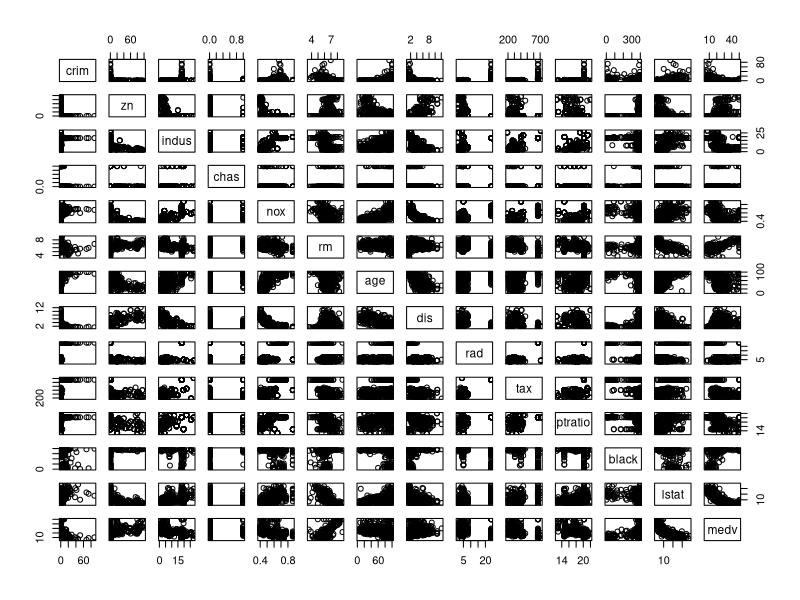
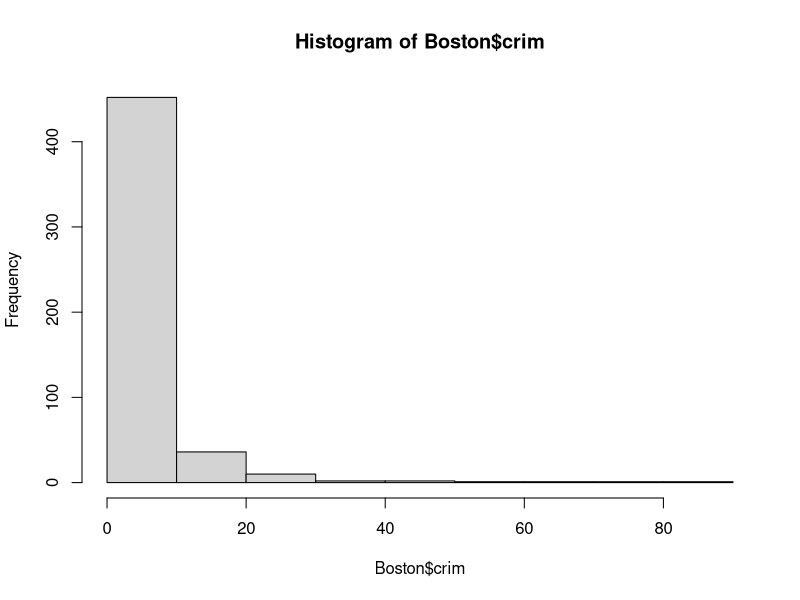
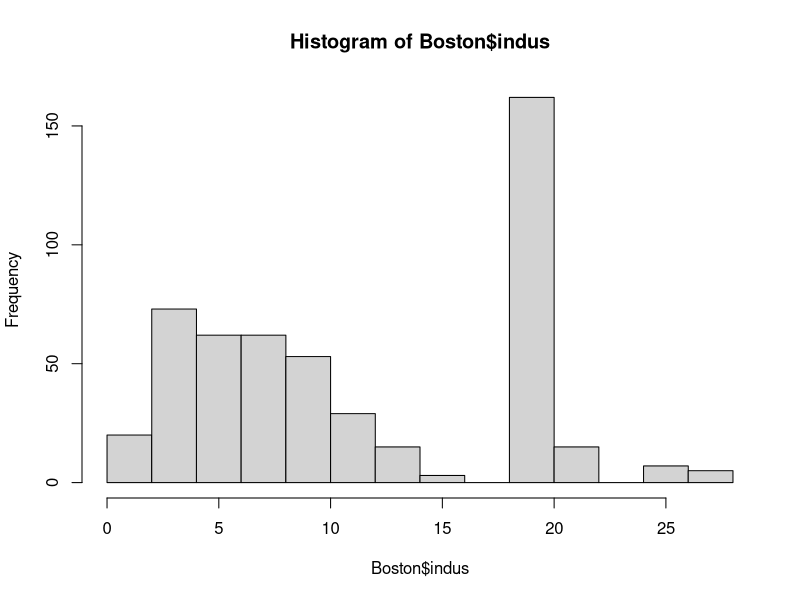
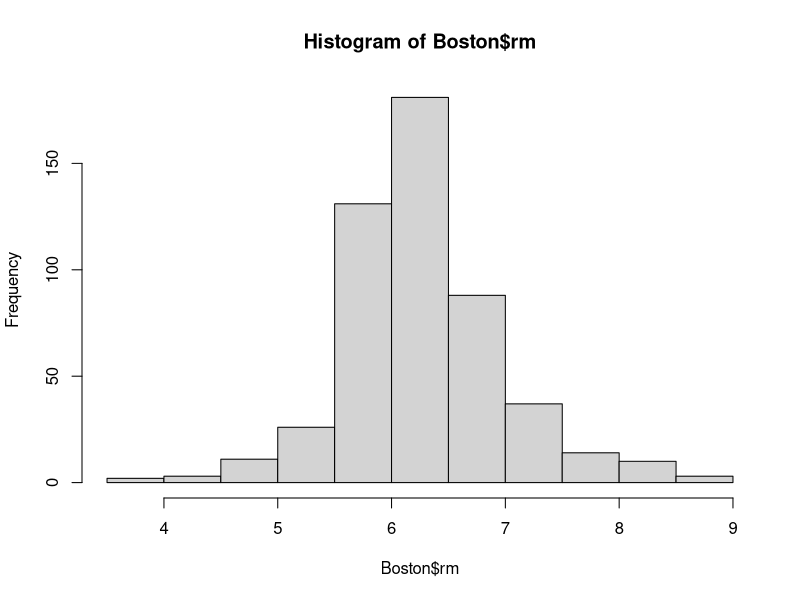
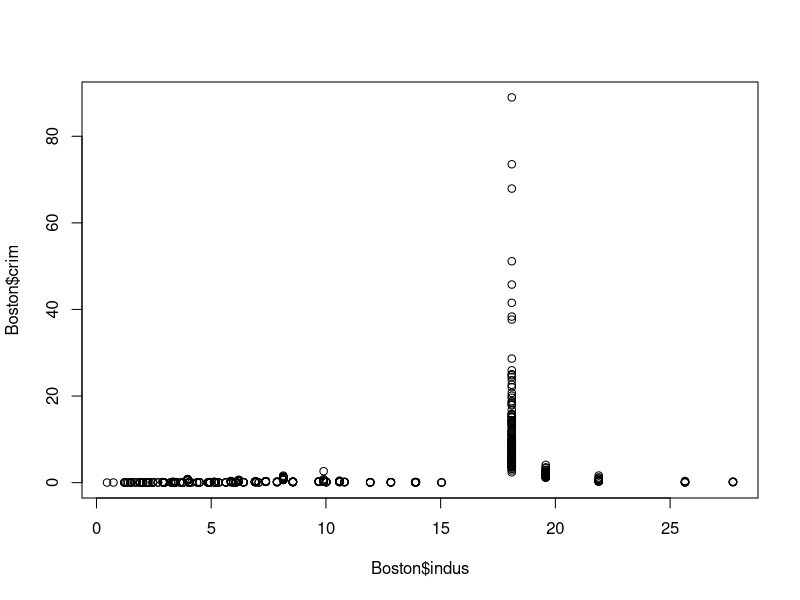
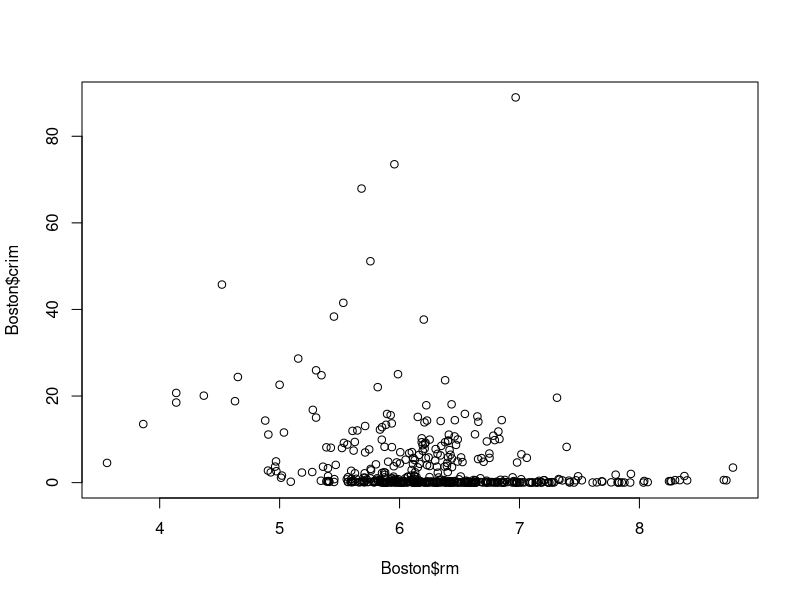
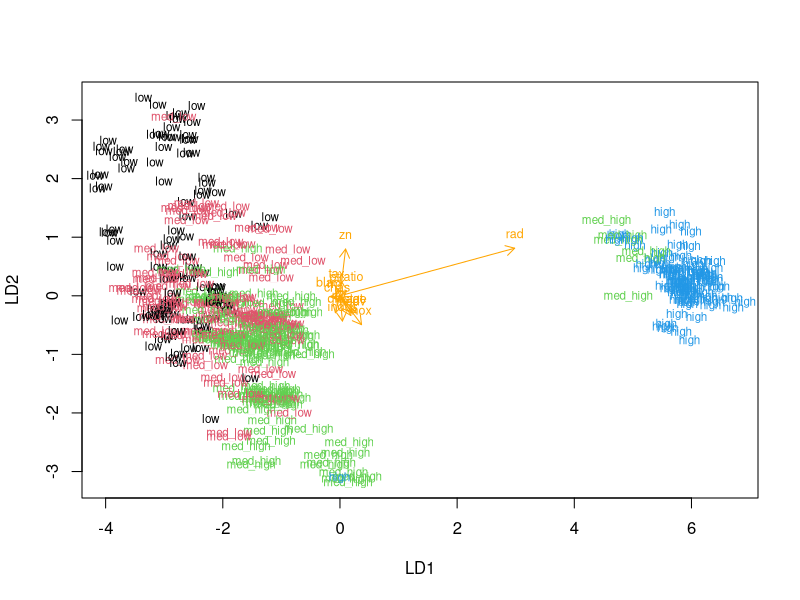
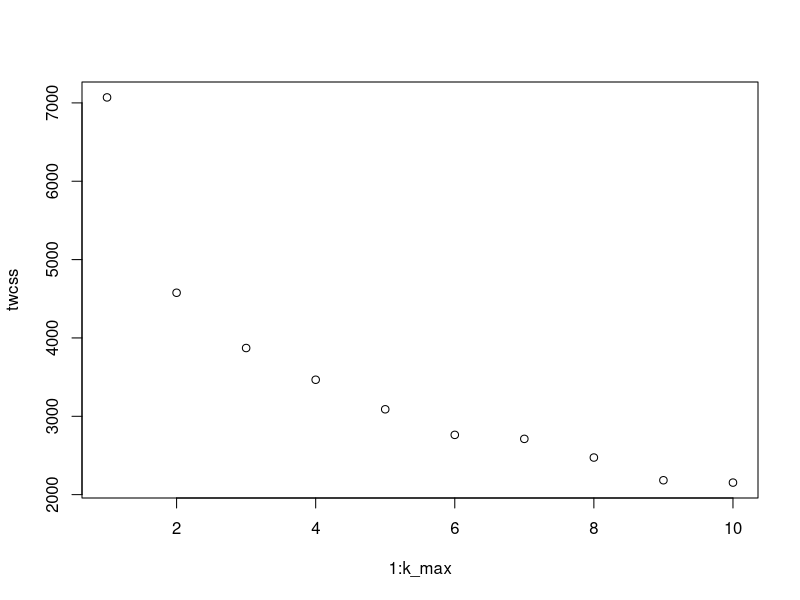

Write the R code that produced these figures, in order.
## ---- chunk 1
knitr::opts_chunk$set(echo = TRUE)
## ---- chunk 2
library(MASS)
data(Boston)
str(Boston)
dim(Boston)
## ---- chunk 3
pairs(Boston)
summary(Boston)
hist(Boston$crim)
hist(Boston$indus)
hist(Boston$rm)
plot(Boston$indus, Boston$crim)
plot(Boston$rm, Boston$crim)

## ---- chunk 4
boston_scaled<-scale(Boston)
summary(boston_scaled) #Now the mean of the variables is 0 and standard deviation is 1.
class(boston_scaled)
boston_scaled<-as.data.frame(boston_scaled)
## ---- chunk 5
summary(boston_scaled$crim)
bins<-quantile(boston_scaled$crim)
crime<-cut(boston_scaled$crim,breaks = bins,include.lowest = TRUE,labels = c("low","med_low","med_high", "high"))
table(crime)
library(dplyr)
boston_scaled<-select(boston_scaled, -crim)
boston_scaled<-data.frame(boston_scaled,crime)
## ---- chunk 6
n<-nrow(boston_scaled)
ind<-sample(n,size = n*0.8)
train<-boston_scaled[ind, ]
test<-boston_scaled[-ind, ]
## ---- chunk 7
lda.fit<-lda(crime~.,data=train)
lda.fit
## ---- chunk 8
lda.arrows<-function(x,myscale=1,arrow_heads=0.1, color="orange",tex=0.75,choices=c(1,2)){
  heads<-coef(x)
  arrows(x0=0,y0=0,
         x1=myscale*heads[,choices[1]],
         y1=myscale*heads[,choices[2]],col = color, length = arrow_heads)
  text(myscale*heads[,choices],labels=rownames(heads),
       cex = tex,col = color,pos = 3)
}
classes=as.numeric(train$crime)
plot(lda.fit,dimen=2,col=classes,pch=classes)
lda.arrows(lda.fit,myscale = 1)
## ---- chunk 9
correct_classes<-test$crime #Saving the crime categories from the test set 
test<-select(test, -crime) # Removing crime -variable from test-data
lda.pred<-predict(lda.fit,newdata=test)
table(correct=correct_classes,predicted=lda.pred$class)
## ---- chunk 10
library(MASS)
data(Boston)
head(Boston)
boston_scaled2<-scale(Boston)
boston_scaled2<-as.data.frame(boston_scaled2)
head(boston_scaled2)
## ---- chunk 11
dist_bost<-dist(boston_scaled2)
head(dist_bost)
## ---- chunk 12
set.seed(123)
km_fit<-kmeans(boston_scaled2,3)
km_fit
## ---- chunk 13
k_max<-10
twcss<-sapply(1:k_max,function(k){kmeans(boston_scaled2,k)$tot.withinss})
plot(x=1:k_max,y=twcss)
## ---- chunk 14
km_fit2<-kmeans(boston_scaled2,4)
km_fit2
## ---- chunk 15
pairs(boston_scaled2,col=km_fit2$cluster)
## ---- chunk 16
plot(boston_scaled2$rm,boston_scaled2$crim, col=km_fit2$cluster)
## ---- chunk 17
boston_scaled3<-scale(Boston)
head(boston_scaled3)
boston_scaled3<-as.data.frame(boston_scaled3)
km.fit3<-kmeans(boston_scaled3,4)
lda.fit3<-lda(km.fit3$cluster~.,boston_scaled3)
classes<-as.numeric(km.fit3$cluster)

lda.arrows<-function(x,myscale=1,arrow_heads=0.1, color="orange",tex=0.75,choices=c(1,2)){
  heads<-coef(x)
  arrows(x0=0,y0=0,
         x1=myscale*heads[,choices[1]],
         y1=myscale*heads[,choices[2]],col = color, length = arrow_heads)
  text(myscale*heads[,choices],labels=rownames(heads),
       cex = tex,col = color,pos = 3)
}
plot(lda.fit3,dimen=2,col=classes,pch=classes)
lda.arrows(lda.fit3,myscale = 3)
